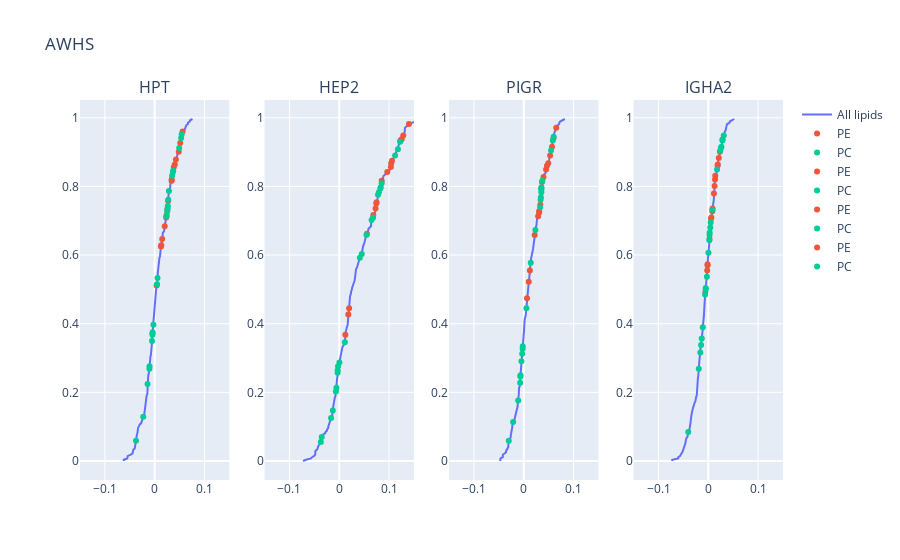

Notebook source saved alongside this figure:
### Code cell
ch = 'aw'

fdr = 0.01
fdrThr = np.abs(rdf[ch].rcca[np.argmin(np.abs(rdf[ch].adpv-fdr))])

i = proteins[0]

fig = make_subplots(rows=1, cols=len(proteins), subplot_titles=proteinsName)
for n,i in enumerate(proteins):

    tmp = rdf[ch][rdf[ch].q == i].sort_values('rcca')
    tmp['Y'] = np.arange(0,1,1/tmp.shape[0])


    fig.add_trace(go.Scatter(
        x=tmp.rcca, y=tmp['Y'], line_color=palette[0],
        showlegend=True if n==0 else False, name='All lipids'
    ), row=1, col=n+1)

    b = [
        [
            f'{l[0]} {l[1]}:{l[2]}' 
            for l in lipids if f'{l[0]} [{l[1]}:{l[2]}]' in k
        ]
        for k in tmp.NAME
    ]

    tmp['label'] = ['' if i==[] else i[0] for i in b]

    #tmp2 = tmp[tmp.label!=''].copy()
    for m,k in enumerate(['PE', 'PC']):#, 'LPE', 'LPC']):
        tmp2 = tmp[[k in kk for kk in tmp.label]].copy()
        if tmp2.shape[0] == 0: continue
        tmp2['Y2'] = np.arange(0,1,1/tmp2.shape[0])

        fig.add_trace(go.Scatter(
            x=tmp2.rcca, y=tmp2['Y'], mode='markers',
            text=tmp2.label,
            textposition='bottom center', marker_color=palette[m+1],
            showlegend=True if n==0 else True, name=k
        ), row=1, col=n+1)


    fig.update_xaxes(range=(-0.15,0.15))

    # [fig.add_annotation(

    #     ay=np.random.randint(0,100),
    #     ax=np.random.randint(0,1),
    #     x=k1, y=k2,
    #     text=k3,
    #     arrowhead=2,
    # ) for k1,k2,k3 in zip(tmp2.rcca,tmp2['Y'],tmp2.label)]

fig.update_layout(title=f'AWHS')
# fig.add_vline(x=fdrThr, line_width=0.5, line_dash='dash')
# fig.add_vline(x=-fdrThr, line_width=0.5, line_dash='dash')
fig.show()

### Figure 1 — Plotly figure (JSON) as saved in the notebook; plotly's stock layout.template omitted (floating-point values rounded to 4 significant figures; data arrays with more than 128 entries replaced by an {"elided": "..."} marker saying what was removed)
{"data": [{"line": {"color": "#636EFA"}, "name": "All lipids", "showlegend": true, "type": "scatter", "x": {"elided": "272 float values"}, "xaxis": "x", "y": {"elided": "272 float values"}, "yaxis": "y"}, {"marker": {"color": "#EF553B"}, "mode": "markers", "name": "PE", "showlegend": true, "text": ["PE 20:4", "PE 36:4", "PE 20:3", "PE 38:4", "PE 38:5", "PE 36:3", "PE 38:5", "PE 20:4", "PE 38:4", "PE 36:3", "PE 36:3", "PE 38:6", "PE 38:5", "PE 36:4", "PE 36:4", "PE 38:4", "PE 38:6"], "textposition": "bottom center", "type": "scatter", "x": [0.003814, 0.01254, 0.01326, 0.01507, 0.02009, 0.02308, 0.02394, 0.0255, 0.02706, 0.03397, 0.03419, 0.03839, 0.04032, 0.0426, 0.04824, 0.05121, 0.05598], "xaxis": "x", "y": [0.511, 0.625, 0.6287, 0.6471, 0.6838, 0.7096, 0.7169, 0.7316, 0.7574, 0.8162, 0.8199, 0.8566, 0.864, 0.8787, 0.9007, 0.9265, 0.9596], "yaxis": "y"}, {"marker": {"color": "#00CC96"}, "mode": "markers", "name": "PC", "showlegend": true, "text": ["PC 36:4", "PC 36:5", "PC 36:3", "PC 36:3", "PC 36:3", "PC 38:6", "PC 38:4", "PC 38:6", "PC 36:4", "PC 38:6", "PC 20:4", "PC 36:5", "PC 36:4", "PC 36:5", "PC 38:4", "PC 36:5", "PC 38:6", "PC 38:5", "PC 36:4", "PC 20:4", "PC 38:4", "PC 38:4", "PC 36:4", "PC 38:4"], "textposition": "bottom center", "type": "scatter", "x": [-0.03748, -0.02292, -0.01438, -0.0106, -0.0104, -0.005381, -0.00462, -0.004366, -0.004154, -0.002568, 0.004706, 0.005679, 0.02373, 0.02517, 0.0257, 0.02634, 0.02724, 0.02857, 0.03487, 0.03648, 0.03719, 0.04922, 0.05317, 0.05424], "xaxis": "x", "y": [0.05882, 0.1287, 0.2243, 0.2684, 0.2757, 0.3493, 0.3676, 0.3713, 0.375, 0.3971, 0.5147, 0.5331, 0.7132, 0.7279, 0.7353, 0.7426, 0.761, 0.7868, 0.8309, 0.8419, 0.8456, 0.9118, 0.9412, 0.9522], "yaxis": "y"}, {"line": {"color": "#636EFA"}, "name": "All lipids", "showlegend": false, "type": "scatter", "x": {"elided": "272 float values"}, "xaxis": "x2", "y": {"elided": "272 float values"}, "yaxis": "y2"}, {"marker": {"color": "#EF553B"}, "mode": "markers", "name": "PE", "showlegend": true, "text": ["PE 36:4", "PE 20:4", "PE 20:3", "PE 38:4", "PE 20:4", "PE 38:5", "PE 36:3", "PE 38:4", "PE 36:3", "PE 38:5", "PE 38:6", "PE 36:4", "PE 36:3", "PE 36:4", "PE 38:5", "PE 38:4", "PE 38:6"], "textposition": "bottom center", "type": "scatter", "x": [0.0123, 0.01825, 0.01982, 0.05562, 0.06848, 0.07292, 0.07442, 0.07503, 0.0853, 0.09639, 0.1037, 0.1044, 0.106, 0.1229, 0.1254, 0.1286, 0.1401], "xaxis": "x2", "y": [0.3676, 0.4265, 0.4449, 0.6618, 0.7169, 0.7353, 0.75, 0.7537, 0.8162, 0.8419, 0.8566, 0.8676, 0.875, 0.9338, 0.9375, 0.9485, 0.9816], "yaxis": "y2"}, {"marker": {"color": "#00CC96"}, "mode": "markers", "name": "PC", "showlegend": true, "text": ["PC 36:4", "PC 36:5", "PC 38:4", "PC 36:3", "PC 38:6", "PC 36:3", "PC 36:3", "PC 38:6", "PC 38:6", "PC 36:4", "PC 20:4", "PC 36:4", "PC 36:5", "PC 20:4", "PC 36:4", "PC 38:4", "PC 36:5", "PC 38:5", "PC 38:4", "PC 38:6", "PC 36:5", "PC 38:4", "PC 36:4", "PC 38:4"], "textposition": "bottom center", "type": "scatter", "x": [-0.03693, -0.03515, -0.01644, -0.01293, -0.006738, -0.005659, -0.003288, -0.003052, -0.002396, 0.0004351, 0.01128, 0.04142, 0.04525, 0.05464, 0.06499, 0.06802, 0.07791, 0.07962, 0.08262, 0.08319, 0.08522, 0.1122, 0.1179, 0.1223], "xaxis": "x2", "y": [0.05515, 0.06985, 0.125, 0.1471, 0.2022, 0.2132, 0.2574, 0.2647, 0.2757, 0.2868, 0.3456, 0.5919, 0.6029, 0.6581, 0.7022, 0.7096, 0.7757, 0.7831, 0.7941, 0.7978, 0.8088, 0.8897, 0.9081, 0.9301], "yaxis": "y2"}, {"line": {"color": "#636EFA"}, "name": "All lipids", "showlegend": false, "type": "scatter", "x": {"elided": "272 float values"}, "xaxis": "x3", "y": {"elided": "272 float values"}, "yaxis": "y3"}, {"marker": {"color": "#EF553B"}, "mode": "markers", "name": "PE", "showlegend": true, "text": ["PE 20:4", "PE 36:4", "PE 20:3", "PE 38:4", "PE 38:5", "PE 20:4", "PE 36:3", "PE 38:4", "PE 38:5", "PE 36:3", "PE 36:3", "PE 38:6", "PE 36:4", "PE 38:5", "PE 36:4", "PE 38:4", "PE 38:6"], "textposition": "bottom center", "type": "scatter", "x": [0.006529, 0.01006, 0.01226, 0.02185, 0.02884, 0.03085, 0.0309, 0.0333, 0.03663, 0.03968, 0.04474, 0.04659, 0.04914, 0.05287, 0.05676, 0.05982, 0.06526], "xaxis": "x3", "y": [0.4743, 0.5221, 0.5551, 0.6581, 0.7132, 0.7243, 0.7279, 0.7463, 0.8125, 0.8272, 0.8493, 0.8603, 0.8676, 0.8897, 0.9154, 0.9412, 0.9706], "yaxis": "y3"}, {"marker": {"color": "#00CC96"}, "mode": "markers", "name": "PC", "showlegend": true, "text": ["PC 36:4", "PC 36:5", "PC 36:3", "PC 36:3", "PC 36:3", "PC 38:4", "PC 38:6", "PC 38:6", "PC 36:4", "PC 38:6", "PC 20:4", "PC 36:5", "PC 36:4", "PC 36:5", "PC 20:4", "PC 38:4", "PC 38:5", "PC 36:5", "PC 36:4", "PC 38:6", "PC 38:4", "PC 38:4", "PC 36:4", "PC 38:4"], "textposition": "bottom center", "type": "scatter", "x": [-0.03011, -0.02141, -0.01126, -0.007257, -0.006804, -0.006553, -0.004665, -0.003208, -0.002254, -0.00203, 0.005368, 0.01404, 0.02337, 0.03291, 0.03377, 0.03434, 0.03525, 0.03533, 0.03533, 0.03535, 0.03737, 0.05476, 0.05836, 0.06001], "xaxis": "x3", "y": [0.05882, 0.114, 0.1765, 0.2279, 0.2463, 0.25, 0.2904, 0.3125, 0.3272, 0.3346, 0.4449, 0.5772, 0.6728, 0.739, 0.761, 0.7684, 0.7831, 0.7904, 0.7941, 0.7978, 0.8162, 0.9044, 0.9338, 0.9449], "yaxis": "y3"}, {"line": {"color": "#636EFA"}, "name": "All lipids", "showlegend": false, "type": "scatter", "x": {"elided": "272 float values"}, "xaxis": "x4", "y": {"elided": "272 float values"}, "yaxis": "y4"}, {"marker": {"color": "#EF553B"}, "mode": "markers", "name": "PE", "showlegend": true, "text": ["PE 38:5", "PE 20:4", "PE 38:4", "PE 38:5", "PE 36:3", "PE 36:3", "PE 38:5", "PE 38:4", "PE 20:4", "PE 20:3", "PE 38:6", "PE 36:4", "PE 36:3", "PE 36:4", "PE 36:4", "PE 38:4", "PE 38:6"], "textposition": "bottom center", "type": "scatter", "x": [-0.005933, -0.002204, -0.001527, -0.00152, 0.002334, 0.005309, 0.006077, 0.008052, 0.00854, 0.0113, 0.01259, 0.0135, 0.01397, 0.01864, 0.01908, 0.02105, 0.02324], "xaxis": "x4", "y": [0.4926, 0.5551, 0.5699, 0.5735, 0.6471, 0.7059, 0.7096, 0.7279, 0.7353, 0.7794, 0.8015, 0.8199, 0.8309, 0.8603, 0.864, 0.8824, 0.9007], "yaxis": "y4"}, {"marker": {"color": "#00CC96"}, "mode": "markers", "name": "PC", "showlegend": true, "text": ["PC 36:4", "PC 36:5", "PC 36:3", "PC 36:3", "PC 36:3", "PC 36:5", "PC 36:4", "PC 38:6", "PC 38:6", "PC 38:6", "PC 38:4", "PC 20:4", "PC 36:5", "PC 38:4", "PC 36:5", "PC 38:6", "PC 38:5", "PC 36:4", "PC 36:4", "PC 38:4", "PC 38:4", "PC 38:4", "PC 36:4", "PC 20:4"], "textposition": "bottom center", "type": "scatter", "x": [-0.04027, -0.01917, -0.01599, -0.0145, -0.01317, -0.01114, -0.006433, -0.005236, -0.005158, -0.002817, 0.0002051, 0.002169, 0.00253, 0.002701, 0.003954, 0.004761, 0.008322, 0.01765, 0.02415, 0.02518, 0.02632, 0.02836, 0.02867, 0.03107], "xaxis": "x4", "y": [0.08456, 0.2684, 0.3162, 0.3382, 0.3566, 0.3897, 0.4853, 0.5, 0.5037, 0.5368, 0.6066, 0.6434, 0.6581, 0.6654, 0.6801, 0.6949, 0.7316, 0.8493, 0.9044, 0.9118, 0.9154, 0.9338, 0.9375, 0.9485], "yaxis": "y4"}], "layout": {"annotations": [{"font": {"size": 16}, "showarrow": false, "text": "HPT", "x": 0.1062, "xanchor": "center", "xref": "paper", "y": 1, "yanchor": "bottom", "yref": "paper"}, {"font": {"size": 16}, "showarrow": false, "text": "HEP2", "x": 0.3688, "xanchor": "center", "xref": "paper", "y": 1, "yanchor": "bottom", "yref": "paper"}, {"font": {"size": 16}, "showarrow": false, "text": "PIGR", "x": 0.6313, "xanchor": "center", "xref": "paper", "y": 1, "yanchor": "bottom", "yref": "paper"}, {"font": {"size": 16}, "showarrow": false, "text": "IGHA2", "x": 0.8938, "xanchor": "center", "xref": "paper", "y": 1, "yanchor": "bottom", "yref": "paper"}], "title": {"text": "AWHS"}, "xaxis": {"anchor": "y", "domain": [0, 0.2125], "range": [-0.15, 0.15]}, "xaxis2": {"anchor": "y2", "domain": [0.2625, 0.475], "range": [-0.15, 0.15]}, "xaxis3": {"anchor": "y3", "domain": [0.525, 0.7375], "range": [-0.15, 0.15]}, "xaxis4": {"anchor": "y4", "domain": [0.7875, 1], "range": [-0.15, 0.15]}, "yaxis": {"anchor": "x", "domain": [0, 1]}, "yaxis2": {"anchor": "x2", "domain": [0, 1]}, "yaxis3": {"anchor": "x3", "domain": [0, 1]}, "yaxis4": {"anchor": "x4", "domain": [0, 1]}}}
